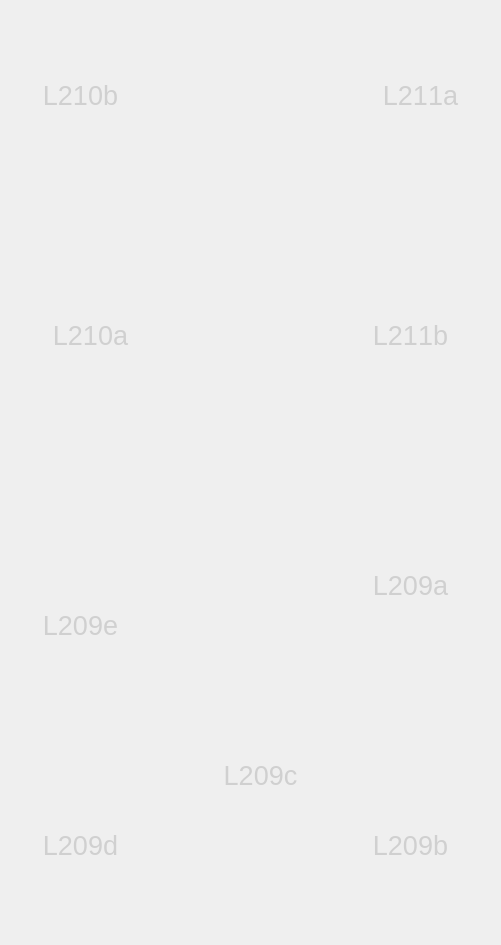
    <widget class="QWidget" name="OG_2">
     <widget class="QLabel" name="label_6">
      <property name="geometry">
       <rect>
        <x>0</x>
        <y>0</y>
        <width>492</width>
        <height>936</height>
       </rect>
      </property>
      <property name="text">
       <string/>
      </property>
      <property name="pixmap">
       <pixmap resource="bild.qrc">:/OG2/2OG.png</pixmap>
      </property>
      <property name="scaledContents">
       <bool>true</bool>
      </property>
     </widget>
     <widget class="QPushButton" name="L210b">
      <property name="geometry">
       <rect>
        <x>20</x>
        <y>40</y>
        <width>121</width>
        <height>111</height>
       </rect>
      </property>
      <property name="palette">
       <palette>
        <active>
         <colorrole role="Button">
          <brush brushstyle="SolidPattern">
           <color alpha="255">
            <red>255</red>
            <green>255</green>
            <blue>255</blue>
           </color>
          </brush>
         </colorrole>
         <colorrole role="ButtonText">
          <brush brushstyle="SolidPattern">
           <color alpha="255">
            <red>0</red>
            <green>0</green>
            <blue>0</blue>
           </color>
          </brush>
         </colorrole>
         <colorrole role="Base">
          <brush brushstyle="SolidPattern">
           <color alpha="255">
            <red>255</red>
            <green>255</green>
            <blue>255</blue>
           </color>
          </brush>
         </colorrole>
         <colorrole role="Window">
          <brush brushstyle="SolidPattern">
           <color alpha="255">
            <red>255</red>
            <green>255</green>
            <blue>255</blue>
           </color>
          </brush>
         </colorrole>
        </active>
        <inactive>
         <colorrole role="Button">
          <brush brushstyle="SolidPattern">
           <color alpha="255">
            <red>255</red>
            <green>255</green>
            <blue>255</blue>
           </color>
          </brush>
         </colorrole>
         <colorrole role="ButtonText">
          <brush brushstyle="SolidPattern">
           <color alpha="255">
            <red>208</red>
            <green>208</green>
            <blue>208</blue>
           </color>
          </brush>
         </colorrole>
         <colorrole role="Base">
          <brush brushstyle="SolidPattern">
           <color alpha="255">
            <red>255</red>
            <green>255</green>
            <blue>255</blue>
           </color>
          </brush>
         </colorrole>
         <colorrole role="Window">
          <brush brushstyle="SolidPattern">
           <color alpha="255">
            <red>255</red>
            <green>255</green>
            <blue>255</blue>
           </color>
          </brush>
         </colorrole>
        </inactive>
        <disabled>
         <colorrole role="Button">
          <brush brushstyle="SolidPattern">
           <color alpha="255">
            <red>255</red>
            <green>255</green>
            <blue>255</blue>
           </color>
          </brush>
         </colorrole>
         <colorrole role="ButtonText">
          <brush brushstyle="SolidPattern">
           <color alpha="96">
            <red>164</red>
            <green>166</green>
            <blue>168</blue>
           </color>
          </brush>
         </colorrole>
         <colorrole role="Base">
          <brush brushstyle="SolidPattern">
           <color alpha="255">
            <red>255</red>
            <green>255</green>
            <blue>255</blue>
           </color>
          </brush>
         </colorrole>
         <colorrole role="Window">
          <brush brushstyle="SolidPattern">
           <color alpha="255">
            <red>255</red>
            <green>255</green>
            <blue>255</blue>
           </color>
          </brush>
         </colorrole>
        </disabled>
       </palette>
      </property>
      <property name="font">
       <font>
        <pointsize>20</pointsize>
        <stylestrategy>PreferDefault</stylestrategy>
        <kerning>false</kerning>
       </font>
      </property>
      <property name="text">
       <string>L210b</string>
      </property>
      <property name="flat">
       <bool>true</bool>
      </property>
     </widget>
     <widget class="QPushButton" name="L211a">
      <property name="geometry">
       <rect>
        <x>360</x>
        <y>40</y>
        <width>121</width>
        <height>111</height>
       </rect>
      </property>
      <property name="palette">
       <palette>
        <active>
         <colorrole role="Button">
          <brush brushstyle="SolidPattern">
           <color alpha="255">
            <red>255</red>
            <green>255</green>
            <blue>255</blue>
           </color>
          </brush>
         </colorrole>
         <colorrole role="ButtonText">
          <brush brushstyle="SolidPattern">
           <color alpha="255">
            <red>0</red>
            <green>0</green>
            <blue>0</blue>
           </color>
          </brush>
         </colorrole>
         <colorrole role="Base">
          <brush brushstyle="SolidPattern">
           <color alpha="255">
            <red>255</red>
            <green>255</green>
            <blue>255</blue>
           </color>
          </brush>
         </colorrole>
         <colorrole role="Window">
          <brush brushstyle="SolidPattern">
           <color alpha="255">
            <red>255</red>
            <green>255</green>
            <blue>255</blue>
           </color>
          </brush>
         </colorrole>
        </active>
        <inactive>
         <colorrole role="Button">
          <brush brushstyle="SolidPattern">
           <color alpha="255">
            <red>255</red>
            <green>255</green>
            <blue>255</blue>
           </color>
          </brush>
         </colorrole>
         <colorrole role="ButtonText">
          <brush brushstyle="SolidPattern">
           <color alpha="255">
            <red>208</red>
            <green>208</green>
            <blue>208</blue>
           </color>
          </brush>
         </colorrole>
         <colorrole role="Base">
          <brush brushstyle="SolidPattern">
           <color alpha="255">
            <red>255</red>
            <green>255</green>
            <blue>255</blue>
           </color>
          </brush>
         </colorrole>
         <colorrole role="Window">
          <brush brushstyle="SolidPattern">
           <color alpha="255">
            <red>255</red>
            <green>255</green>
            <blue>255</blue>
           </color>
          </brush>
         </colorrole>
        </inactive>
        <disabled>
         <colorrole role="Button">
          <brush brushstyle="SolidPattern">
           <color alpha="255">
            <red>255</red>
            <green>255</green>
            <blue>255</blue>
           </color>
          </brush>
         </colorrole>
         <colorrole role="ButtonText">
          <brush brushstyle="SolidPattern">
           <color alpha="96">
            <red>164</red>
            <green>166</green>
            <blue>168</blue>
           </color>
          </brush>
         </colorrole>
         <colorrole role="Base">
          <brush brushstyle="SolidPattern">
           <color alpha="255">
            <red>255</red>
            <green>255</green>
            <blue>255</blue>
           </color>
          </brush>
         </colorrole>
         <colorrole role="Window">
          <brush brushstyle="SolidPattern">
           <color alpha="255">
            <red>255</red>
            <green>255</green>
            <blue>255</blue>
           </color>
          </brush>
         </colorrole>
        </disabled>
       </palette>
      </property>
      <property name="font">
       <font>
        <pointsize>20</pointsize>
        <stylestrategy>PreferDefault</stylestrategy>
        <kerning>false</kerning>
       </font>
      </property>
      <property name="text">
       <string>L211a</string>
      </property>
      <property name="flat">
       <bool>true</bool>
      </property>
     </widget>
     <widget class="QPushButton" name="L210a">
      <property name="geometry">
       <rect>
        <x>30</x>
        <y>280</y>
        <width>121</width>
        <height>111</height>
       </rect>
      </property>
      <property name="palette">
       <palette>
        <active>
         <colorrole role="Button">
          <brush brushstyle="SolidPattern">
           <color alpha="255">
            <red>255</red>
            <green>255</green>
            <blue>255</blue>
           </color>
          </brush>
         </colorrole>
         <colorrole role="ButtonText">
          <brush brushstyle="SolidPattern">
           <color alpha="255">
            <red>0</red>
            <green>0</green>
            <blue>0</blue>
           </color>
          </brush>
         </colorrole>
         <colorrole role="Base">
          <brush brushstyle="SolidPattern">
           <color alpha="255">
            <red>255</red>
            <green>255</green>
            <blue>255</blue>
           </color>
          </brush>
         </colorrole>
         <colorrole role="Window">
          <brush brushstyle="SolidPattern">
           <color alpha="255">
            <red>255</red>
            <green>255</green>
            <blue>255</blue>
           </color>
          </brush>
         </colorrole>
        </active>
        <inactive>
         <colorrole role="Button">
          <brush brushstyle="SolidPattern">
           <color alpha="255">
            <red>255</red>
            <green>255</green>
            <blue>255</blue>
           </color>
          </brush>
         </colorrole>
         <colorrole role="ButtonText">
          <brush brushstyle="SolidPattern">
           <color alpha="255">
            <red>208</red>
            <green>208</green>
            <blue>208</blue>
           </color>
          </brush>
         </colorrole>
         <colorrole role="Base">
          <brush brushstyle="SolidPattern">
           <color alpha="255">
            <red>255</red>
            <green>255</green>
            <blue>255</blue>
           </color>
          </brush>
         </colorrole>
         <colorrole role="Window">
          <brush brushstyle="SolidPattern">
           <color alpha="255">
            <red>255</red>
            <green>255</green>
            <blue>255</blue>
           </color>
          </brush>
         </colorrole>
        </inactive>
        <disabled>
         <colorrole role="Button">
          <brush brushstyle="SolidPattern">
           <color alpha="255">
            <red>255</red>
            <green>255</green>
            <blue>255</blue>
           </color>
          </brush>
         </colorrole>
         <colorrole role="ButtonText">
          <brush brushstyle="SolidPattern">
           <color alpha="96">
            <red>164</red>
            <green>166</green>
            <blue>168</blue>
           </color>
          </brush>
         </colorrole>
         <colorrole role="Base">
          <brush brushstyle="SolidPattern">
           <color alpha="255">
            <red>255</red>
            <green>255</green>
            <blue>255</blue>
           </color>
          </brush>
         </colorrole>
         <colorrole role="Window">
          <brush brushstyle="SolidPattern">
           <color alpha="255">
            <red>255</red>
            <green>255</green>
            <blue>255</blue>
           </color>
          </brush>
         </colorrole>
        </disabled>
       </palette>
      </property>
      <property name="font">
       <font>
        <pointsize>20</pointsize>
        <stylestrategy>PreferDefault</stylestrategy>
        <kerning>false</kerning>
       </font>
      </property>
      <property name="text">
       <string>L210a</string>
      </property>
      <property name="flat">
       <bool>true</bool>
      </property>
     </widget>
     <widget class="QPushButton" name="L211b">
      <property name="geometry">
       <rect>
        <x>350</x>
        <y>280</y>
        <width>121</width>
        <height>111</height>
       </rect>
      </property>
      <property name="palette">
       <palette>
        <active>
         <colorrole role="Button">
          <brush brushstyle="SolidPattern">
           <color alpha="255">
            <red>255</red>
            <green>255</green>
            <blue>255</blue>
           </color>
          </brush>
         </colorrole>
         <colorrole role="ButtonText">
          <brush brushstyle="SolidPattern">
           <color alpha="255">
            <red>0</red>
            <green>0</green>
            <blue>0</blue>
           </color>
          </brush>
         </colorrole>
         <colorrole role="Base">
          <brush brushstyle="SolidPattern">
           <color alpha="255">
            <red>255</red>
            <green>255</green>
            <blue>255</blue>
           </color>
          </brush>
         </colorrole>
         <colorrole role="Window">
          <brush brushstyle="SolidPattern">
           <color alpha="255">
            <red>255</red>
            <green>255</green>
            <blue>255</blue>
           </color>
          </brush>
         </colorrole>
        </active>
        <inactive>
         <colorrole role="Button">
          <brush brushstyle="SolidPattern">
           <color alpha="255">
            <red>255</red>
            <green>255</green>
            <blue>255</blue>
           </color>
          </brush>
         </colorrole>
         <colorrole role="ButtonText">
          <brush brushstyle="SolidPattern">
           <color alpha="255">
            <red>208</red>
            <green>208</green>
            <blue>208</blue>
           </color>
          </brush>
         </colorrole>
         <colorrole role="Base">
          <brush brushstyle="SolidPattern">
           <color alpha="255">
            <red>255</red>
            <green>255</green>
            <blue>255</blue>
           </color>
          </brush>
         </colorrole>
         <colorrole role="Window">
          <brush brushstyle="SolidPattern">
           <color alpha="255">
            <red>255</red>
            <green>255</green>
            <blue>255</blue>
           </color>
          </brush>
         </colorrole>
        </inactive>
        <disabled>
         <colorrole role="Button">
          <brush brushstyle="SolidPattern">
           <color alpha="255">
            <red>255</red>
            <green>255</green>
            <blue>255</blue>
           </color>
          </brush>
         </colorrole>
         <colorrole role="ButtonText">
          <brush brushstyle="SolidPattern">
           <color alpha="96">
            <red>164</red>
            <green>166</green>
            <blue>168</blue>
           </color>
          </brush>
         </colorrole>
         <colorrole role="Base">
          <brush brushstyle="SolidPattern">
           <color alpha="255">
            <red>255</red>
            <green>255</green>
            <blue>255</blue>
           </color>
          </brush>
         </colorrole>
         <colorrole role="Window">
          <brush brushstyle="SolidPattern">
           <color alpha="255">
            <red>255</red>
            <green>255</green>
            <blue>255</blue>
           </color>
          </brush>
         </colorrole>
        </disabled>
       </palette>
      </property>
      <property name="font">
       <font>
        <pointsize>20</pointsize>
        <stylestrategy>PreferDefault</stylestrategy>
        <kerning>false</kerning>
       </font>
      </property>
      <property name="text">
       <string>L211b</string>
      </property>
      <property name="flat">
       <bool>true</bool>
      </property>
     </widget>
     <widget class="QPushButton" name="L209a">
      <property name="geometry">
       <rect>
        <x>350</x>
        <y>530</y>
        <width>121</width>
        <height>111</height>
       </rect>
      </property>
      <property name="palette">
       <palette>
        <active>
         <colorrole role="Button">
          <brush brushstyle="SolidPattern">
           <color alpha="255">
            <red>255</red>
            <green>255</green>
            <blue>255</blue>
           </color>
          </brush>
         </colorrole>
         <colorrole role="ButtonText">
          <brush brushstyle="SolidPattern">
           <color alpha="255">
            <red>0</red>
            <green>0</green>
            <blue>0</blue>
           </color>
          </brush>
         </colorrole>
         <colorrole role="Base">
          <brush brushstyle="SolidPattern">
           <color alpha="255">
            <red>255</red>
            <green>255</green>
            <blue>255</blue>
           </color>
          </brush>
         </colorrole>
         <colorrole role="Window">
          <brush brushstyle="SolidPattern">
           <color alpha="255">
            <red>255</red>
            <green>255</green>
            <blue>255</blue>
           </color>
          </brush>
         </colorrole>
        </active>
        <inactive>
         <colorrole role="Button">
          <brush brushstyle="SolidPattern">
           <color alpha="255">
            <red>255</red>
            <green>255</green>
            <blue>255</blue>
           </color>
          </brush>
         </colorrole>
         <colorrole role="ButtonText">
          <brush brushstyle="SolidPattern">
           <color alpha="255">
            <red>208</red>
            <green>208</green>
            <blue>208</blue>
           </color>
          </brush>
         </colorrole>
         <colorrole role="Base">
          <brush brushstyle="SolidPattern">
           <color alpha="255">
            <red>255</red>
            <green>255</green>
            <blue>255</blue>
           </color>
          </brush>
         </colorrole>
         <colorrole role="Window">
          <brush brushstyle="SolidPattern">
           <color alpha="255">
            <red>255</red>
            <green>255</green>
            <blue>255</blue>
           </color>
          </brush>
         </colorrole>
        </inactive>
        <disabled>
         <colorrole role="Button">
          <brush brushstyle="SolidPattern">
           <color alpha="255">
            <red>255</red>
            <green>255</green>
            <blue>255</blue>
           </color>
          </brush>
         </colorrole>
         <colorrole role="ButtonText">
          <brush brushstyle="SolidPattern">
           <color alpha="96">
            <red>164</red>
            <green>166</green>
            <blue>168</blue>
           </color>
          </brush>
         </colorrole>
         <colorrole role="Base">
          <brush brushstyle="SolidPattern">
           <color alpha="255">
            <red>255</red>
            <green>255</green>
            <blue>255</blue>
           </color>
          </brush>
         </colorrole>
         <colorrole role="Window">
          <brush brushstyle="SolidPattern">
           <color alpha="255">
            <red>255</red>
            <green>255</green>
            <blue>255</blue>
           </color>
          </brush>
         </colorrole>
        </disabled>
       </palette>
      </property>
      <property name="font">
       <font>
        <pointsize>20</pointsize>
        <stylestrategy>PreferDefault</stylestrategy>
        <kerning>false</kerning>
       </font>
      </property>
      <property name="text">
       <string>L209a</string>
      </property>
      <property name="flat">
       <bool>true</bool>
      </property>
     </widget>
     <widget class="QPushButton" name="L209b">
      <property name="geometry">
       <rect>
        <x>350</x>
        <y>790</y>
        <width>121</width>
        <height>111</height>
       </rect>
      </property>
      <property name="palette">
       <palette>
        <active>
         <colorrole role="Button">
          <brush brushstyle="SolidPattern">
           <color alpha="255">
            <red>255</red>
            <green>255</green>
            <blue>255</blue>
           </color>
          </brush>
         </colorrole>
         <colorrole role="ButtonText">
          <brush brushstyle="SolidPattern">
           <color alpha="255">
            <red>0</red>
            <green>0</green>
            <blue>0</blue>
           </color>
          </brush>
         </colorrole>
         <colorrole role="Base">
          <brush brushstyle="SolidPattern">
           <color alpha="255">
            <red>255</red>
            <green>255</green>
            <blue>255</blue>
           </color>
          </brush>
         </colorrole>
         <colorrole role="Window">
          <brush brushstyle="SolidPattern">
           <color alpha="255">
            <red>255</red>
            <green>255</green>
            <blue>255</blue>
           </color>
          </brush>
         </colorrole>
        </active>
        <inactive>
         <colorrole role="Button">
          <brush brushstyle="SolidPattern">
           <color alpha="255">
            <red>255</red>
            <green>255</green>
            <blue>255</blue>
           </color>
          </brush>
         </colorrole>
         <colorrole role="ButtonText">
          <brush brushstyle="SolidPattern">
           <color alpha="255">
            <red>208</red>
            <green>208</green>
            <blue>208</blue>
           </color>
          </brush>
         </colorrole>
         <colorrole role="Base">
          <brush brushstyle="SolidPattern">
           <color alpha="255">
            <red>255</red>
            <green>255</green>
            <blue>255</blue>
           </color>
          </brush>
         </colorrole>
         <colorrole role="Window">
          <brush brushstyle="SolidPattern">
           <color alpha="255">
            <red>255</red>
            <green>255</green>
            <blue>255</blue>
           </color>
          </brush>
         </colorrole>
        </inactive>
        <disabled>
         <colorrole role="Button">
          <brush brushstyle="SolidPattern">
           <color alpha="255">
            <red>255</red>
            <green>255</green>
            <blue>255</blue>
           </color>
          </brush>
         </colorrole>
         <colorrole role="ButtonText">
          <brush brushstyle="SolidPattern">
           <color alpha="96">
            <red>164</red>
            <green>166</green>
            <blue>168</blue>
           </color>
          </brush>
         </colorrole>
         <colorrole role="Base">
          <brush brushstyle="SolidPattern">
           <color alpha="255">
            <red>255</red>
            <green>255</green>
            <blue>255</blue>
           </color>
          </brush>
         </colorrole>
         <colorrole role="Window">
          <brush brushstyle="SolidPattern">
           <color alpha="255">
            <red>255</red>
            <green>255</green>
            <blue>255</blue>
           </color>
          </brush>
         </colorrole>
        </disabled>
       </palette>
      </property>
      <property name="font">
       <font>
        <pointsize>20</pointsize>
        <stylestrategy>PreferDefault</stylestrategy>
        <kerning>false</kerning>
       </font>
      </property>
      <property name="text">
       <string>L209b</string>
      </property>
      <property name="flat">
       <bool>true</bool>
      </property>
     </widget>
     <widget class="QPushButton" name="L209c">
      <property name="geometry">
       <rect>
        <x>200</x>
        <y>720</y>
        <width>121</width>
        <height>111</height>
       </rect>
      </property>
      <property name="palette">
       <palette>
        <active>
         <colorrole role="Button">
          <brush brushstyle="SolidPattern">
           <color alpha="255">
            <red>255</red>
            <green>255</green>
            <blue>255</blue>
           </color>
          </brush>
         </colorrole>
         <colorrole role="ButtonText">
          <brush brushstyle="SolidPattern">
           <color alpha="255">
            <red>0</red>
            <green>0</green>
            <blue>0</blue>
           </color>
          </brush>
         </colorrole>
         <colorrole role="Base">
          <brush brushstyle="SolidPattern">
           <color alpha="255">
            <red>255</red>
            <green>255</green>
            <blue>255</blue>
           </color>
          </brush>
         </colorrole>
         <colorrole role="Window">
          <brush brushstyle="SolidPattern">
           <color alpha="255">
            <red>255</red>
            <green>255</green>
            <blue>255</blue>
           </color>
          </brush>
         </colorrole>
        </active>
        <inactive>
         <colorrole role="Button">
          <brush brushstyle="SolidPattern">
           <color alpha="255">
            <red>255</red>
            <green>255</green>
            <blue>255</blue>
           </color>
          </brush>
         </colorrole>
         <colorrole role="ButtonText">
          <brush brushstyle="SolidPattern">
           <color alpha="255">
            <red>208</red>
            <green>208</green>
            <blue>208</blue>
           </color>
          </brush>
         </colorrole>
         <colorrole role="Base">
          <brush brushstyle="SolidPattern">
           <color alpha="255">
            <red>255</red>
            <green>255</green>
            <blue>255</blue>
           </color>
          </brush>
         </colorrole>
         <colorrole role="Window">
          <brush brushstyle="SolidPattern">
           <color alpha="255">
            <red>255</red>
            <green>255</green>
            <blue>255</blue>
           </color>
          </brush>
         </colorrole>
        </inactive>
        <disabled>
         <colorrole role="Button">
          <brush brushstyle="SolidPattern">
           <color alpha="255">
            <red>255</red>
            <green>255</green>
            <blue>255</blue>
           </color>
          </brush>
         </colorrole>
         <colorrole role="ButtonText">
          <brush brushstyle="SolidPattern">
           <color alpha="96">
            <red>164</red>
            <green>166</green>
            <blue>168</blue>
           </color>
          </brush>
         </colorrole>
         <colorrole role="Base">
          <brush brushstyle="SolidPattern">
           <color alpha="255">
            <red>255</red>
            <green>255</green>
            <blue>255</blue>
           </color>
          </brush>
         </colorrole>
         <colorrole role="Window">
          <brush brushstyle="SolidPattern">
           <color alpha="255">
            <red>255</red>
            <green>255</green>
            <blue>255</blue>
           </color>
          </brush>
         </colorrole>
        </disabled>
       </palette>
      </property>
      <property name="font">
       <font>
        <pointsize>20</pointsize>
        <stylestrategy>PreferDefault</stylestrategy>
        <kerning>false</kerning>
       </font>
      </property>
      <property name="text">
       <string>L209c</string>
      </property>
      <property name="flat">
       <bool>true</bool>
      </property>
     </widget>
     <widget class="QPushButton" name="L209d">
      <property name="geometry">
       <rect>
        <x>20</x>
        <y>790</y>
        <width>121</width>
        <height>111</height>
       </rect>
      </property>
      <property name="palette">
       <palette>
        <active>
         <colorrole role="Button">
          <brush brushstyle="SolidPattern">
           <color alpha="255">
            <red>255</red>
            <green>255</green>
            <blue>255</blue>
           </color>
          </brush>
         </colorrole>
         <colorrole role="ButtonText">
          <brush brushstyle="SolidPattern">
           <color alpha="255">
            <red>0</red>
            <green>0</green>
            <blue>0</blue>
           </color>
          </brush>
         </colorrole>
         <colorrole role="Base">
          <brush brushstyle="SolidPattern">
           <color alpha="255">
            <red>255</red>
            <green>255</green>
            <blue>255</blue>
           </color>
          </brush>
         </colorrole>
         <colorrole role="Window">
          <brush brushstyle="SolidPattern">
           <color alpha="255">
            <red>255</red>
            <green>255</green>
            <blue>255</blue>
           </color>
          </brush>
         </colorrole>
        </active>
        <inactive>
         <colorrole role="Button">
          <brush brushstyle="SolidPattern">
           <color alpha="255">
            <red>255</red>
            <green>255</green>
            <blue>255</blue>
           </color>
          </brush>
         </colorrole>
         <colorrole role="ButtonText">
          <brush brushstyle="SolidPattern">
           <color alpha="255">
            <red>208</red>
            <green>208</green>
            <blue>208</blue>
           </color>
          </brush>
         </colorrole>
         <colorrole role="Base">
          <brush brushstyle="SolidPattern">
           <color alpha="255">
            <red>255</red>
            <green>255</green>
            <blue>255</blue>
           </color>
          </brush>
         </colorrole>
         <colorrole role="Window">
          <brush brushstyle="SolidPattern">
           <color alpha="255">
            <red>255</red>
            <green>255</green>
            <blue>255</blue>
           </color>
          </brush>
         </colorrole>
        </inactive>
        <disabled>
         <colorrole role="Button">
          <brush brushstyle="SolidPattern">
           <color alpha="255">
            <red>255</red>
            <green>255</green>
            <blue>255</blue>
           </color>
          </brush>
         </colorrole>
         <colorrole role="ButtonText">
          <brush brushstyle="SolidPattern">
           <color alpha="96">
            <red>164</red>
            <green>166</green>
            <blue>168</blue>
           </color>
          </brush>
         </colorrole>
         <colorrole role="Base">
          <brush brushstyle="SolidPattern">
           <color alpha="255">
            <red>255</red>
            <green>255</green>
            <blue>255</blue>
           </color>
          </brush>
         </colorrole>
         <colorrole role="Window">
          <brush brushstyle="SolidPattern">
           <color alpha="255">
            <red>255</red>
            <green>255</green>
            <blue>255</blue>
           </color>
          </brush>
         </colorrole>
        </disabled>
       </palette>
      </property>
      <property name="font">
       <font>
        <pointsize>20</pointsize>
        <stylestrategy>PreferDefault</stylestrategy>
        <kerning>false</kerning>
       </font>
      </property>
      <property name="text">
       <string>L209d</string>
      </property>
      <property name="flat">
       <bool>true</bool>
      </property>
     </widget>
     <widget class="QPushButton" name="L209e">
      <property name="geometry">
       <rect>
        <x>20</x>
        <y>570</y>
        <width>121</width>
        <height>111</height>
       </rect>
      </property>
      <property name="palette">
       <palette>
        <active>
         <colorrole role="Button">
          <brush brushstyle="SolidPattern">
           <color alpha="255">
            <red>255</red>
            <green>255</green>
            <blue>255</blue>
           </color>
          </brush>
         </colorrole>
         <colorrole role="ButtonText">
          <brush brushstyle="SolidPattern">
           <color alpha="255">
            <red>0</red>
            <green>0</green>
            <blue>0</blue>
           </color>
          </brush>
         </colorrole>
         <colorrole role="Base">
          <brush brushstyle="SolidPattern">
           <color alpha="255">
            <red>255</red>
            <green>255</green>
            <blue>255</blue>
           </color>
          </brush>
         </colorrole>
         <colorrole role="Window">
          <brush brushstyle="SolidPattern">
           <color alpha="255">
            <red>255</red>
            <green>255</green>
            <blue>255</blue>
           </color>
          </brush>
         </colorrole>
        </active>
        <inactive>
         <colorrole role="Button">
          <brush brushstyle="SolidPattern">
           <color alpha="255">
            <red>255</red>
            <green>255</green>
            <blue>255</blue>
           </color>
          </brush>
         </colorrole>
         <colorrole role="ButtonText">
          <brush brushstyle="SolidPattern">
           <color alpha="255">
            <red>208</red>
            <green>208</green>
            <blue>208</blue>
           </color>
          </brush>
         </colorrole>
         <colorrole role="Base">
          <brush brushstyle="SolidPattern">
           <color alpha="255">
            <red>255</red>
            <green>255</green>
            <blue>255</blue>
           </color>
          </brush>
         </colorrole>
         <colorrole role="Window">
          <brush brushstyle="SolidPattern">
           <color alpha="255">
            <red>255</red>
            <green>255</green>
            <blue>255</blue>
           </color>
          </brush>
         </colorrole>
        </inactive>
        <disabled>
         <colorrole role="Button">
          <brush brushstyle="SolidPattern">
           <color alpha="255">
            <red>255</red>
            <green>255</green>
            <blue>255</blue>
           </color>
          </brush>
         </colorrole>
         <colorrole role="ButtonText">
          <brush brushstyle="SolidPattern">
           <color alpha="96">
            <red>164</red>
            <green>166</green>
            <blue>168</blue>
           </color>
          </brush>
         </colorrole>
         <colorrole role="Base">
          <brush brushstyle="SolidPattern">
           <color alpha="255">
            <red>255</red>
            <green>255</green>
            <blue>255</blue>
           </color>
          </brush>
         </colorrole>
         <colorrole role="Window">
          <brush brushstyle="SolidPattern">
           <color alpha="255">
            <red>255</red>
            <green>255</green>
            <blue>255</blue>
           </color>
          </brush>
         </colorrole>
        </disabled>
       </palette>
      </property>
      <property name="font">
       <font>
        <pointsize>20</pointsize>
        <stylestrategy>PreferDefault</stylestrategy>
        <kerning>false</kerning>
       </font>
      </property>
      <property name="text">
       <string>L209e</string>
      </property>
      <property name="flat">
       <bool>true</bool>
      </property>
     </widget>
    </widget>
